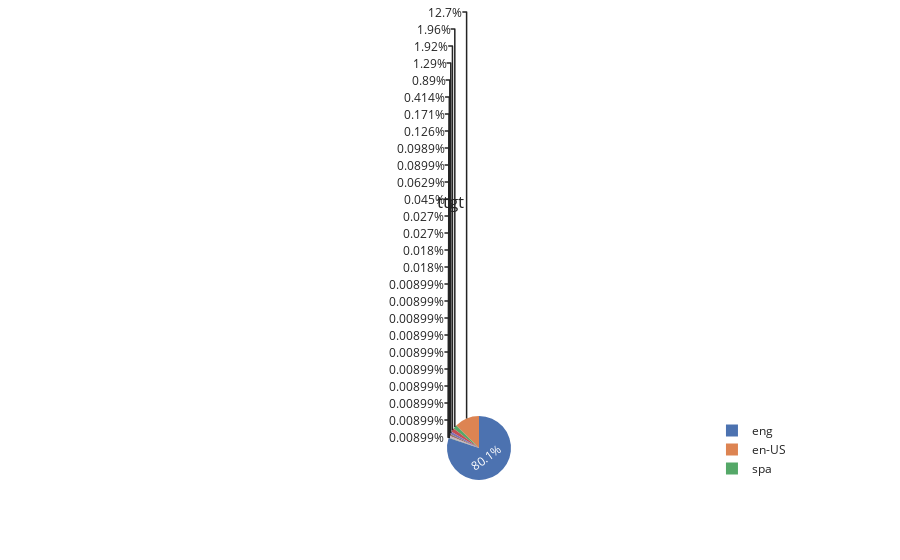

Notebook source saved alongside this figure:
### Code cell
import plotly.express as px
fig = px.pie(df1, values = 'No', names = 'language', title = 'ttgt', template = 'seaborn')

fig.show()

### Figure 1 — Plotly figure (JSON) as saved in the notebook; plotly's stock layout.template omitted (floating-point values rounded to 4 significant figures)
{"data": [{"domain": {"x": [0, 1], "y": [0, 1]}, "hoverlabel": {"namelength": 0}, "hovertemplate": "language=%{label}<br>No=%{value}", "labels": ["eng", "en-US", "spa", "en-GB", "fre", "ger", "jpn", "mul", "zho", "grc", "por", "en-CA", "ita", "lat", "enm", "swe", "rus", "nor", "gla", "nl", "srp", "ara", "ale", "glg", "wel", "msa", "tur"], "legendgroup": "", "name": "", "showlegend": true, "type": "pie", "values": [8908, 1408, 218, 214, 144, 99, 46, 19, 14, 11, 10, 7, 5, 3, 3, 2, 2, 1, 1, 1, 1, 1, 1, 1, 1, 1, 1]}], "layout": {"legend": {"tracegroupgap": 0}, "title": {"text": "ttgt"}}}
